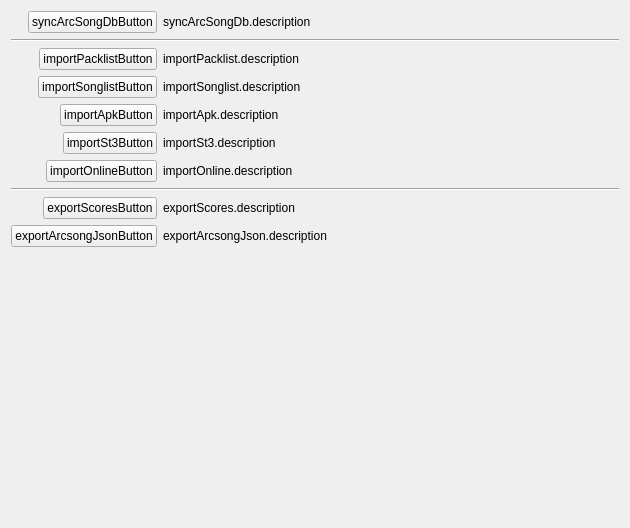
<?xml version="1.0" encoding="UTF-8"?>
<ui version="4.0">
 <class>TabDb_Manage</class>
 <widget class="QWidget" name="TabDb_Manage">
  <property name="geometry">
   <rect>
    <x>0</x>
    <y>0</y>
    <width>630</width>
    <height>528</height>
   </rect>
  </property>
  <property name="windowTitle">
   <string notr="true">TabDb_Manage</string>
  </property>
  <layout class="QFormLayout" name="formLayout">
   <property name="labelAlignment">
    <set>Qt::AlignRight|Qt::AlignTrailing|Qt::AlignVCenter</set>
   </property>
   <item row="0" column="0">
    <widget class="QPushButton" name="syncArcSongDbButton">
     <property name="text">
      <string>syncArcSongDbButton</string>
     </property>
    </widget>
   </item>
   <item row="0" column="1">
    <widget class="QLabel" name="label">
     <property name="text">
      <string>syncArcSongDb.description</string>
     </property>
    </widget>
   </item>
   <item row="5" column="0">
    <widget class="QPushButton" name="importSt3Button">
     <property name="text">
      <string>importSt3Button</string>
     </property>
    </widget>
   </item>
   <item row="5" column="1">
    <widget class="QLabel" name="label_2">
     <property name="text">
      <string>importSt3.description</string>
     </property>
    </widget>
   </item>
   <item row="7" column="0" colspan="2">
    <widget class="Line" name="line">
     <property name="orientation">
      <enum>Qt::Horizontal</enum>
     </property>
    </widget>
   </item>
   <item row="8" column="0">
    <widget class="QPushButton" name="exportScoresButton">
     <property name="text">
      <string>exportScoresButton</string>
     </property>
    </widget>
   </item>
   <item row="8" column="1">
    <widget class="QLabel" name="label_3">
     <property name="text">
      <string>exportScores.description</string>
     </property>
    </widget>
   </item>
   <item row="1" column="0" colspan="2">
    <widget class="Line" name="line_2">
     <property name="orientation">
      <enum>Qt::Horizontal</enum>
     </property>
    </widget>
   </item>
   <item row="2" column="0">
    <widget class="QPushButton" name="importPacklistButton">
     <property name="text">
      <string>importPacklistButton</string>
     </property>
    </widget>
   </item>
   <item row="3" column="0">
    <widget class="QPushButton" name="importSonglistButton">
     <property name="text">
      <string>importSonglistButton</string>
     </property>
    </widget>
   </item>
   <item row="2" column="1">
    <widget class="QLabel" name="label_4">
     <property name="text">
      <string>importPacklist.description</string>
     </property>
    </widget>
   </item>
   <item row="3" column="1">
    <widget class="QLabel" name="label_5">
     <property name="text">
      <string>importSonglist.description</string>
     </property>
    </widget>
   </item>
   <item row="9" column="0">
    <widget class="QPushButton" name="exportArcsongJsonButton">
     <property name="text">
      <string>exportArcsongJsonButton</string>
     </property>
    </widget>
   </item>
   <item row="9" column="1">
    <widget class="QLabel" name="label_6">
     <property name="text">
      <string>exportArcsongJson.description</string>
     </property>
    </widget>
   </item>
   <item row="4" column="0">
    <widget class="QPushButton" name="importApkButton">
     <property name="text">
      <string>importApkButton</string>
     </property>
    </widget>
   </item>
   <item row="4" column="1">
    <widget class="QLabel" name="label_7">
     <property name="text">
      <string>importApk.description</string>
     </property>
    </widget>
   </item>
   <item row="6" column="0">
    <widget class="QPushButton" name="importOnlineButton">
     <property name="text">
      <string>importOnlineButton</string>
     </property>
    </widget>
   </item>
   <item row="6" column="1">
    <widget class="QLabel" name="label_8">
     <property name="text">
      <string>importOnline.description</string>
     </property>
    </widget>
   </item>
  </layout>
 </widget>
 <resources/>
 <connections/>
</ui>
